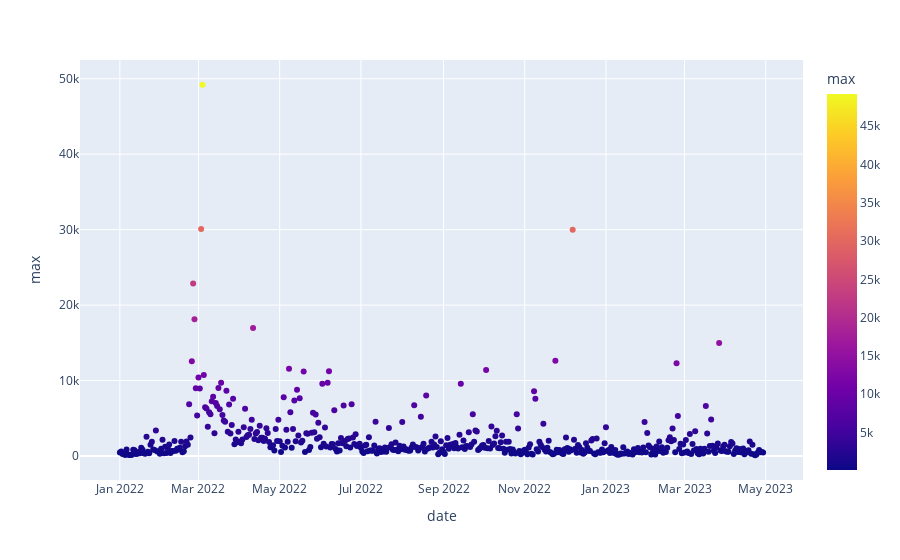

The notebook cell this image was saved under:
### Code cell
import numpy as np
import pandas as pd
from datetime import datetime, timedelta
import plotly.express as px

fig2 = px.scatter(max_news2, x="date", y="max", color='max')
fig2.show()

### Figure 1 — Plotly figure (JSON) as saved in the notebook; plotly's stock layout.template omitted (floating-point values rounded to 4 significant figures; data arrays with more than 128 entries replaced by an {"elided": "..."} marker saying what was removed)
{"data": [{"hovertemplate": "date=%{x}<br>max=%{marker.color}<extra></extra>", "legendgroup": "", "marker": {"color": {"elided": "484 int values"}, "coloraxis": "coloraxis", "symbol": "circle"}, "mode": "markers", "name": "", "orientation": "v", "showlegend": false, "type": "scatter", "x": {"elided": "484 str values"}, "xaxis": "x", "y": {"elided": "484 int values"}, "yaxis": "y"}], "layout": {"coloraxis": {"colorbar": {"title": {"text": "max"}}, "colorscale": [[0, "#0d0887"], [0.1111, "#46039f"], [0.2222, "#7201a8"], [0.3333, "#9c179e"], [0.4444, "#bd3786"], [0.5556, "#d8576b"], [0.6667, "#ed7953"], [0.7778, "#fb9f3a"], [0.8889, "#fdca26"], [1, "#f0f921"]]}, "legend": {"tracegroupgap": 0}, "margin": {"t": 60}, "xaxis": {"anchor": "y", "domain": [0, 1], "title": {"text": "date"}}, "yaxis": {"anchor": "x", "domain": [0, 1], "title": {"text": "max"}}}}
